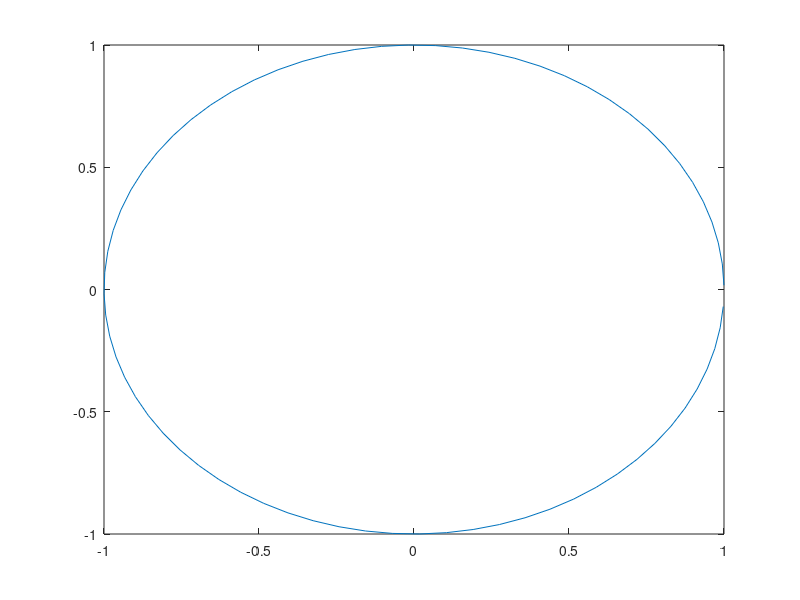

The MATLAB script that drew this image: (Note: this script raises an error after producing the figure.)
clc
clear all
close all
addpath('./Biblioteca')

##n=15;
##A=hilb(n);
##[U,S,V]=svd(A);
##for r=1:n
##  Ua=U(1:n,1:r);
##  Va=V(1:n,1:r);
##  Sa=S(1:r,1:r);
##  B=Ua*Sa*Va';
##  E=(B-A)./A;
##  e=norm(E,inf);
##  disp([" r= ",num2str(r)," max error relativo= ",num2str(e)])
##endfor



deg=1:5: 360;
circ = zeros(2, size(deg,2));
circ(1, :) = cos(deg *pi / 180);
circ(2, :) = sin(deg * pi / 180);
plot(circ(1,:),circ(2,:))
A=[1,1;-1,-2];
[U, S, V]=svd(A);
Acirc = A*circ;
Uline = [ U(:,1)*S(1,1) [ 0 0 ]*U(:,2)*S(2,2) ];
figure;
plot(circ(1, :), circ(2, :), 'o',...
     Acirc(1, :), Acirc(2, :), '+',...
     Uline(1, :), Uline(2, :), '-r');
     legend("Disco 1", "A*D", "Lineas U");
axis equal;